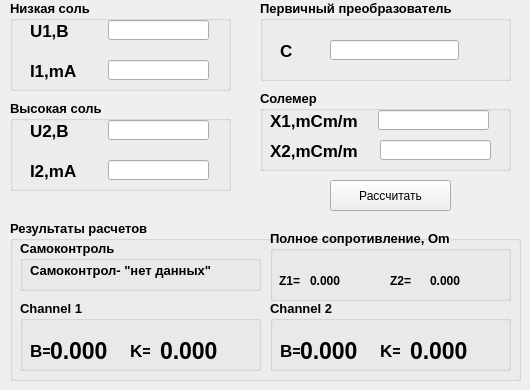
     <widget class="QWidget" name="tab_3">
      <attribute name="title">
       <string>Суперскорость</string>
      </attribute>
      <widget class="QGroupBox" name="groupBox_25">
       <property name="geometry">
        <rect>
         <x>10</x>
         <y>220</y>
         <width>511</width>
         <height>161</height>
        </rect>
       </property>
       <property name="font">
        <font>
         <pointsize>10</pointsize>
         <weight>75</weight>
         <bold>true</bold>
        </font>
       </property>
       <property name="title">
        <string>Результаты расчетов</string>
       </property>
       <widget class="QGroupBox" name="groupBox_22">
        <property name="geometry">
         <rect>
          <x>10</x>
          <y>80</y>
          <width>241</width>
          <height>71</height>
         </rect>
        </property>
        <property name="font">
         <font>
          <pointsize>10</pointsize>
          <weight>75</weight>
          <bold>true</bold>
         </font>
        </property>
        <property name="title">
         <string>Channel 1</string>
        </property>
        <widget class="QLabel" name="Kch1">
         <property name="geometry">
          <rect>
           <x>140</x>
           <y>40</y>
           <width>71</width>
           <height>21</height>
          </rect>
         </property>
         <property name="font">
          <font>
           <pointsize>17</pointsize>
           <weight>75</weight>
           <bold>true</bold>
          </font>
         </property>
         <property name="text">
          <string>0.000</string>
         </property>
        </widget>
        <widget class="QLabel" name="Bch1">
         <property name="geometry">
          <rect>
           <x>30</x>
           <y>40</y>
           <width>71</width>
           <height>21</height>
          </rect>
         </property>
         <property name="font">
          <font>
           <pointsize>17</pointsize>
           <weight>75</weight>
           <bold>true</bold>
          </font>
         </property>
         <property name="text">
          <string>0.000</string>
         </property>
        </widget>
        <widget class="QLabel" name="label_47">
         <property name="geometry">
          <rect>
           <x>10</x>
           <y>40</y>
           <width>20</width>
           <height>21</height>
          </rect>
         </property>
         <property name="font">
          <font>
           <pointsize>13</pointsize>
           <weight>75</weight>
           <bold>true</bold>
          </font>
         </property>
         <property name="text">
          <string>B=</string>
         </property>
        </widget>
        <widget class="QLabel" name="label_48">
         <property name="geometry">
          <rect>
           <x>110</x>
           <y>40</y>
           <width>20</width>
           <height>21</height>
          </rect>
         </property>
         <property name="font">
          <font>
           <pointsize>13</pointsize>
           <weight>75</weight>
           <bold>true</bold>
          </font>
         </property>
         <property name="text">
          <string>K=</string>
         </property>
        </widget>
       </widget>
       <widget class="QGroupBox" name="groupBox_26">
        <property name="geometry">
         <rect>
          <x>260</x>
          <y>80</y>
          <width>241</width>
          <height>71</height>
         </rect>
        </property>
        <property name="font">
         <font>
          <pointsize>10</pointsize>
          <weight>75</weight>
          <bold>true</bold>
         </font>
        </property>
        <property name="title">
         <string>Channel 2</string>
        </property>
        <widget class="QLabel" name="Kch2">
         <property name="geometry">
          <rect>
           <x>140</x>
           <y>40</y>
           <width>71</width>
           <height>21</height>
          </rect>
         </property>
         <property name="font">
          <font>
           <pointsize>17</pointsize>
           <weight>75</weight>
           <bold>true</bold>
          </font>
         </property>
         <property name="text">
          <string>0.000</string>
         </property>
        </widget>
        <widget class="QLabel" name="Bch2">
         <property name="geometry">
          <rect>
           <x>30</x>
           <y>40</y>
           <width>71</width>
           <height>21</height>
          </rect>
         </property>
         <property name="font">
          <font>
           <pointsize>17</pointsize>
           <weight>75</weight>
           <bold>true</bold>
          </font>
         </property>
         <property name="text">
          <string>0.000</string>
         </property>
        </widget>
        <widget class="QLabel" name="label_53">
         <property name="geometry">
          <rect>
           <x>10</x>
           <y>40</y>
           <width>20</width>
           <height>21</height>
          </rect>
         </property>
         <property name="font">
          <font>
           <pointsize>13</pointsize>
           <weight>75</weight>
           <bold>true</bold>
          </font>
         </property>
         <property name="text">
          <string>B=</string>
         </property>
        </widget>
        <widget class="QLabel" name="label_54">
         <property name="geometry">
          <rect>
           <x>110</x>
           <y>40</y>
           <width>20</width>
           <height>21</height>
          </rect>
         </property>
         <property name="font">
          <font>
           <pointsize>13</pointsize>
           <weight>75</weight>
           <bold>true</bold>
          </font>
         </property>
         <property name="text">
          <string>K=</string>
         </property>
        </widget>
       </widget>
       <widget class="QGroupBox" name="groupBox_27">
        <property name="geometry">
         <rect>
          <x>10</x>
          <y>20</y>
          <width>241</width>
          <height>51</height>
         </rect>
        </property>
        <property name="title">
         <string>Самоконтроль</string>
        </property>
        <widget class="QLabel" name="Sk">
         <property name="geometry">
          <rect>
           <x>10</x>
           <y>20</y>
           <width>191</width>
           <height>20</height>
          </rect>
         </property>
         <property name="text">
          <string>Самоконтрол- &quot;нет данных&quot;</string>
         </property>
        </widget>
       </widget>
       <widget class="QGroupBox" name="groupBox_30">
        <property name="geometry">
         <rect>
          <x>260</x>
          <y>10</y>
          <width>241</width>
          <height>71</height>
         </rect>
        </property>
        <property name="font">
         <font>
          <pointsize>10</pointsize>
          <weight>75</weight>
          <bold>true</bold>
         </font>
        </property>
        <property name="title">
         <string>Полное сопротивление, Om</string>
        </property>
        <widget class="QLabel" name="Z2">
         <property name="geometry">
          <rect>
           <x>160</x>
           <y>40</y>
           <width>71</width>
           <height>21</height>
          </rect>
         </property>
         <property name="font">
          <font>
           <pointsize>9</pointsize>
           <weight>75</weight>
           <bold>true</bold>
          </font>
         </property>
         <property name="text">
          <string>0.000</string>
         </property>
        </widget>
        <widget class="QLabel" name="Z1">
         <property name="geometry">
          <rect>
           <x>40</x>
           <y>40</y>
           <width>71</width>
           <height>21</height>
          </rect>
         </property>
         <property name="font">
          <font>
           <pointsize>9</pointsize>
           <weight>75</weight>
           <bold>true</bold>
          </font>
         </property>
         <property name="text">
          <string>0.000</string>
         </property>
        </widget>
        <widget class="QLabel" name="label_62">
         <property name="geometry">
          <rect>
           <x>9</x>
           <y>40</y>
           <width>31</width>
           <height>21</height>
          </rect>
         </property>
         <property name="font">
          <font>
           <pointsize>9</pointsize>
           <weight>75</weight>
           <bold>true</bold>
          </font>
         </property>
         <property name="text">
          <string>Z1=</string>
         </property>
        </widget>
        <widget class="QLabel" name="label_63">
         <property name="geometry">
          <rect>
           <x>120</x>
           <y>40</y>
           <width>31</width>
           <height>21</height>
          </rect>
         </property>
         <property name="font">
          <font>
           <pointsize>9</pointsize>
           <weight>75</weight>
           <bold>true</bold>
          </font>
         </property>
         <property name="text">
          <string>Z2=</string>
         </property>
        </widget>
       </widget>
      </widget>
      <widget class="QGroupBox" name="groupBox_28">
       <property name="geometry">
        <rect>
         <x>10</x>
         <y>0</y>
         <width>221</width>
         <height>91</height>
        </rect>
       </property>
       <property name="font">
        <font>
         <pointsize>10</pointsize>
         <weight>75</weight>
         <bold>true</bold>
        </font>
       </property>
       <property name="title">
        <string>Низкая соль</string>
       </property>
       <widget class="QLineEdit" name="U1">
        <property name="geometry">
         <rect>
          <x>98</x>
          <y>20</y>
          <width>101</width>
          <height>20</height>
         </rect>
        </property>
       </widget>
       <widget class="QLineEdit" name="I1">
        <property name="geometry">
         <rect>
          <x>98</x>
          <y>60</y>
          <width>101</width>
          <height>20</height>
         </rect>
        </property>
       </widget>
       <widget class="QLabel" name="label_56">
        <property name="geometry">
         <rect>
          <x>20</x>
          <y>20</y>
          <width>41</width>
          <height>21</height>
         </rect>
        </property>
        <property name="font">
         <font>
          <pointsize>13</pointsize>
          <weight>75</weight>
          <bold>true</bold>
         </font>
        </property>
        <property name="text">
         <string>U1,B</string>
        </property>
       </widget>
       <widget class="QLabel" name="label_57">
        <property name="geometry">
         <rect>
          <x>20</x>
          <y>60</y>
          <width>51</width>
          <height>21</height>
         </rect>
        </property>
        <property name="font">
         <font>
          <pointsize>13</pointsize>
          <weight>75</weight>
          <bold>true</bold>
         </font>
        </property>
        <property name="text">
         <string>I1,mA</string>
        </property>
       </widget>
      </widget>
      <widget class="QPushButton" name="RusSuperSpeed">
       <property name="geometry">
        <rect>
         <x>330</x>
         <y>180</y>
         <width>121</width>
         <height>31</height>
        </rect>
       </property>
       <property name="text">
        <string>Рассчитать</string>
       </property>
      </widget>
      <widget class="QGroupBox" name="groupBox_29">
       <property name="geometry">
        <rect>
         <x>10</x>
         <y>100</y>
         <width>221</width>
         <height>91</height>
        </rect>
       </property>
       <property name="font">
        <font>
         <pointsize>10</pointsize>
         <weight>75</weight>
         <bold>true</bold>
        </font>
       </property>
       <property name="title">
        <string>Высокая соль</string>
       </property>
       <widget class="QLineEdit" name="U2">
        <property name="geometry">
         <rect>
          <x>98</x>
          <y>20</y>
          <width>101</width>
          <height>20</height>
         </rect>
        </property>
       </widget>
       <widget class="QLineEdit" name="I2">
        <property name="geometry">
         <rect>
          <x>98</x>
          <y>60</y>
          <width>101</width>
          <height>20</height>
         </rect>
        </property>
       </widget>
       <widget class="QLabel" name="label_60">
        <property name="geometry">
         <rect>
          <x>20</x>
          <y>20</y>
          <width>41</width>
          <height>21</height>
         </rect>
        </property>
        <property name="font">
         <font>
          <pointsize>13</pointsize>
          <weight>75</weight>
          <bold>true</bold>
         </font>
        </property>
        <property name="text">
         <string>U2,B</string>
        </property>
       </widget>
       <widget class="QLabel" name="label_61">
        <property name="geometry">
         <rect>
          <x>20</x>
          <y>60</y>
          <width>61</width>
          <height>21</height>
         </rect>
        </property>
        <property name="font">
         <font>
          <pointsize>13</pointsize>
          <weight>75</weight>
          <bold>true</bold>
         </font>
        </property>
        <property name="text">
         <string>I2,mA</string>
        </property>
       </widget>
      </widget>
      <widget class="QGroupBox" name="groupBox_31">
       <property name="geometry">
        <rect>
         <x>260</x>
         <y>0</y>
         <width>251</width>
         <height>81</height>
        </rect>
       </property>
       <property name="font">
        <font>
         <pointsize>10</pointsize>
         <weight>75</weight>
         <bold>true</bold>
        </font>
       </property>
       <property name="title">
        <string>Первичный преобразователь</string>
       </property>
       <widget class="QLineEdit" name="Cs">
        <property name="geometry">
         <rect>
          <x>70</x>
          <y>40</y>
          <width>129</width>
          <height>20</height>
         </rect>
        </property>
       </widget>
       <widget class="QLabel" name="label_58">
        <property name="geometry">
         <rect>
          <x>20</x>
          <y>40</y>
          <width>41</width>
          <height>21</height>
         </rect>
        </property>
        <property name="font">
         <font>
          <pointsize>13</pointsize>
          <weight>75</weight>
          <bold>true</bold>
         </font>
        </property>
        <property name="text">
         <string>C</string>
        </property>
       </widget>
      </widget>
      <widget class="QGroupBox" name="groupBox_32">
       <property name="geometry">
        <rect>
         <x>260</x>
         <y>90</y>
         <width>251</width>
         <height>81</height>
        </rect>
       </property>
       <property name="font">
        <font>
         <pointsize>10</pointsize>
         <weight>75</weight>
         <bold>true</bold>
        </font>
       </property>
       <property name="title">
        <string>Солемер</string>
       </property>
       <widget class="QLineEdit" name="X1">
        <property name="geometry">
         <rect>
          <x>118</x>
          <y>20</y>
          <width>111</width>
          <height>20</height>
         </rect>
        </property>
       </widget>
       <widget class="QLineEdit" name="X2">
        <property name="geometry">
         <rect>
          <x>120</x>
          <y>50</y>
          <width>111</width>
          <height>20</height>
         </rect>
        </property>
       </widget>
       <widget class="QLabel" name="label_59">
        <property name="geometry">
         <rect>
          <x>10</x>
          <y>20</y>
          <width>101</width>
          <height>21</height>
         </rect>
        </property>
        <property name="font">
         <font>
          <pointsize>13</pointsize>
          <weight>75</weight>
          <bold>true</bold>
         </font>
        </property>
        <property name="text">
         <string>X1,mCm/m</string>
        </property>
       </widget>
       <widget class="QLabel" name="label_64">
        <property name="geometry">
         <rect>
          <x>10</x>
          <y>50</y>
          <width>101</width>
          <height>21</height>
         </rect>
        </property>
        <property name="font">
         <font>
          <pointsize>13</pointsize>
          <weight>75</weight>
          <bold>true</bold>
         </font>
        </property>
        <property name="text">
         <string>X2,mCm/m</string>
        </property>
       </widget>
      </widget>
     </widget>
